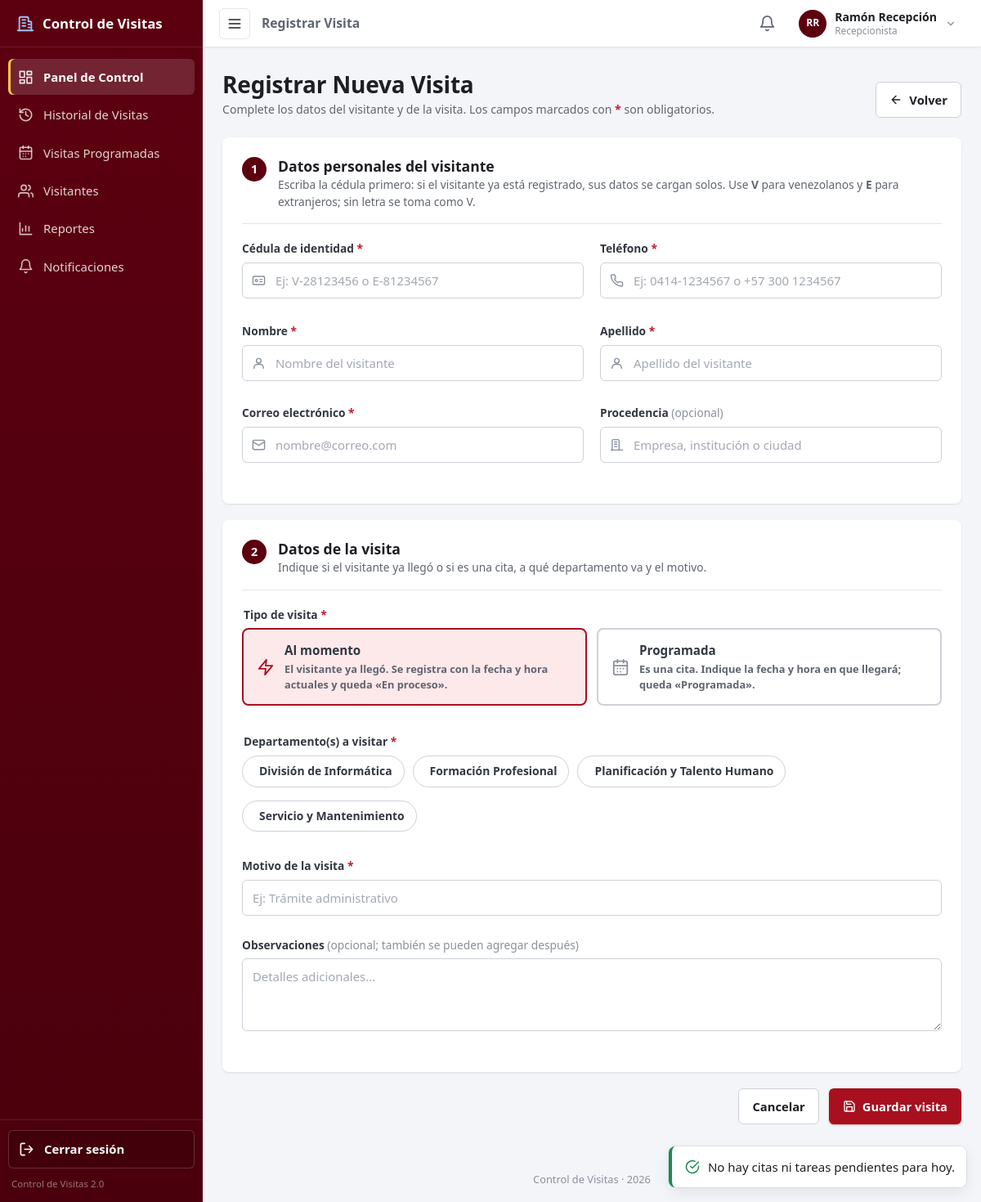
The app's page /public/visitas/crear (signed in) with its own data.
### tables this page shows
CREATE TABLE usuario (
    id_usuario  INT UNSIGNED     NOT NULL AUTO_INCREMENT,
    cedula      VARCHAR(15)      NOT NULL,
    nombre      VARCHAR(60)      NOT NULL,
    apellido    VARCHAR(60)      NOT NULL,
    telefono    VARCHAR(20)      NOT NULL,
    correo      VARCHAR(100)     NULL,        
    `user`      VARCHAR(40)      NOT NULL,    
    `password`  VARCHAR(255)     NOT NULL,    
    estado      TINYINT(1)       NOT NULL DEFAULT 1,   
    id_rol      TINYINT UNSIGNED NOT NULL,
    PRIMARY KEY (id_usuario),
    UNIQUE KEY uq_usuario_cedula (cedula),
    UNIQUE KEY uq_usuario_user (`user`),
    UNIQUE KEY uq_usuario_correo (correo),
    CONSTRAINT fk_usuario_rol
        FOREIGN KEY (id_rol) REFERENCES rol (id_rol)
        ON UPDATE CASCADE
        ON DELETE RESTRICT
);

CREATE TABLE rol (
    id_rol      TINYINT UNSIGNED NOT NULL AUTO_INCREMENT,
    nombre_rol  VARCHAR(30)      NOT NULL,
    PRIMARY KEY (id_rol),
    UNIQUE KEY uq_rol_nombre (nombre_rol)
);

CREATE TABLE departamento (
    id_departamento      INT UNSIGNED NOT NULL AUTO_INCREMENT,
    nombre_departamento  VARCHAR(80)  NOT NULL,
    PRIMARY KEY (id_departamento),
    UNIQUE KEY uq_departamento_nombre (nombre_departamento)
);

### app/views/visitas/crear.php (the view, shortened to what the rows shown need)
<?php
$claseCampo = static fn (string $campo): string => isset($errores[$campo]) ? 'campo con-error' : 'campo';
?>
<section class="encabezado-pagina">
    <div>
        <h1>Registrar Nueva Visita</h1>
    </div>
</section>
<form method="post" action="<?= e(url('visitas/guardar')) ?>" class="formulario" novalidate data-validar-formulario>
    <?php require APP_PATH . '/views/visitas/secciones/datos_visitante.php'; ?>
    <section class="panel seccion-formulario">
        <div class="seccion-titulo">
            <div>
                <h2>Datos de la visita</h2>
            </div>
        </div>
        <fieldset class="<?= $claseCampo('departamentos') ?> grupo-departamentos" data-grupo-obligatorio="departamentos">
            <div class="chips">
                <?php foreach ($departamentos as $d): ?>
                    <label class="chip">
                        <span>
                            <?= e($d['nombre_departamento']) ?>
                        </span>
                    </label>
                <?php endforeach; ?>
            </div>
        </fieldset>
    </section>
</form>

### app/views/layouts/header.php (shortened to what the rows shown need)
<?php
$usuarioSesion = $_SESSION['usuario'] ?? null;
$notificacionesPendientes ??= [];
?>
<!DOCTYPE html>
<html lang="es">
<head>
    <?php foreach (hojasDeEstilo() as $hoja): ?>
    <link rel="stylesheet" href="<?= e($hoja) ?>">
    <?php endforeach; ?>
</head>
<body class="con-barra-lateral"
      data-requiere-sesion
      data-url-sesion="<?= e(url('sesion/estado')) ?>"
      data-url-login="<?= e(url('login')) ?>"
      data-url-notificaciones="<?= e(url('notificaciones')) ?>"
      data-url-estado-notificaciones="<?= e(url('notificaciones/estado')) ?>"
      data-url-recordatorios="<?= e(url('notificaciones/recordatorios')) ?>"
      data-csrf="<?= e($csrf ?? '') ?>"
      data-claves-notificaciones="<?= e(implode(',', array_column($notificacionesPendientes ?? [], 'clave'))) ?>">
<div class="area-principal">
    <header class="barra-superior">
        <?php if ($usuarioSesion): ?>
            <details class="menu-notificaciones" data-menu-notificaciones>
                <summary aria-label="Notificaciones pendientes">
                    <svg class="icono" viewBox="0 0 24 24" aria-hidden="true"><path d="M6 8a6 6 0 0 1 12 0c0 7 3 9 3 9H3s3-2 3-9"/><path d="M10.3 21a1.9 1.9 0 0 0 3.4 0"/></svg>
                </summary>
            </details>
            <details class="menu-usuario">
                <summary aria-label="Opciones de la cuenta">
                    <span class="avatar-usuario" aria-hidden="true"><?= e(iniciales($usuarioSesion['nombre'] . ' ' . $usuarioSesion['apellido'])) ?></span>
                    <span class="menu-usuario-nombre">
                        <?= e($usuarioSesion['nombre'] . ' ' . $usuarioSesion['apellido']) ?>
                        <small><?= e($usuarioSesion['nombre_rol']) ?></small>
                    </span>
                    <svg class="icono icono-flecha" viewBox="0 0 24 24" aria-hidden="true"><path d="m6 9 6 6 6-6"/></svg>
                </summary>
            </details>
        <?php endif; ?>
    </header>
    <main class="contenedor" id="contenido">

### records on screen
usuario: nombre+apellido "RR", nombre+apellido "Ramón Recepción", id_rol.nombre_rol "Recepcionista"
departamento: nombre_departamento "División de Informática"
departamento: nombre_departamento "Formación Profesional"
departamento: nombre_departamento "Planificación y Talento Humano"
departamento: nombre_departamento "Servicio y Mantenimiento"

### other values on screen
$texto "Panel de Control"
$texto "Historial de Visitas"
$texto "Visitas Programadas"
$texto "Visitantes"
$texto "Reportes"
$texto "Notificaciones"
$tituloPagina "Registrar Visita"
